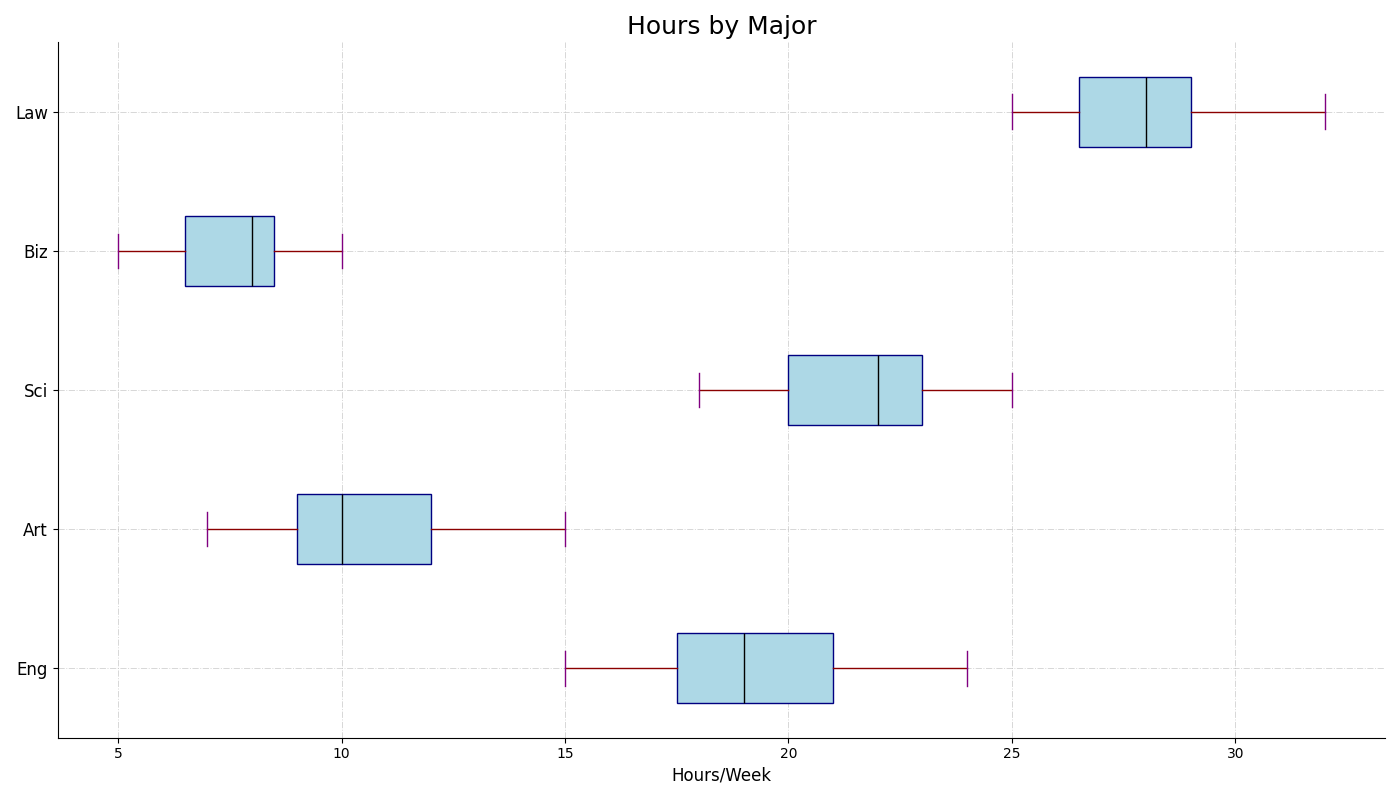

Recreate this plot in Python.
import matplotlib.pyplot as plt
import numpy as np

# Data construction
engineering_hours = [15, 18, 21, 19, 20, 22, 24, 17, 16, 20, 23, 21, 19, 18, 17]
arts_hours = [10, 8, 12, 9, 11, 14, 15, 7, 10, 12, 13, 9, 11, 8, 10]
science_hours = [20, 22, 19, 24, 21, 23, 25, 18, 22, 21, 20, 22, 24, 19, 23]
business_hours = [5, 8, 7, 6, 9, 10, 8, 7, 6, 8, 9, 7, 10, 6, 8]
law_hours = [25, 28, 26, 29, 27, 30, 32, 26, 28, 29, 30, 27, 28, 25, 29]

data = [engineering_hours, arts_hours, science_hours, business_hours, law_hours]
majors = ["Eng", "Art", "Sci", "Biz", "Law"]

fig, ax = plt.subplots(figsize=(14, 8))

box = ax.boxplot(data, vert=False, patch_artist=True, notch=False, whis=1.2,
                 boxprops=dict(facecolor='lightblue', color="navy"),
                 whiskerprops=dict(color="darkred"),
                 capprops=dict(color="purple"),
                 flierprops=dict(marker="*", color="orange", alpha=0.6),
                 medianprops=dict(color="black"))

ax.set_title("Hours by Major", fontsize=18, fontweight='medium')
ax.set_xlabel("Hours/Week", fontsize=12)
ax.set_yticklabels(majors, fontsize=12)

ax.spines['top'].set_visible(False)
ax.spines['right'].set_visible(False)
ax.grid(True, linestyle='-.', linewidth=0.7, alpha=0.5)

plt.tight_layout()
plt.show()
